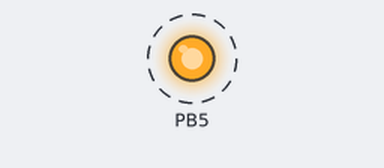
This program was run on a simulated ATmega328P, built with avr-gcc and emulated at 16 MHz. Shown: output pins drawn as LEDs (lit = HIGH). Dashed ring = blinking.

Above: at 0.2 s.
Timing chart, 0 to 3.0 s (numbered marks = the images above):
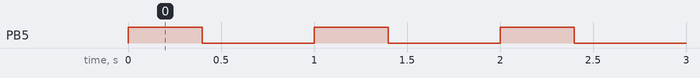

Measured:
- by itself, PB5: alternates HIGH for 0.40 s and LOW for 0.60 s

The program:

main.c
```c
/*
 * Lab_1.c
 *
 * Created: 15-Jan-20 1:44:06 PM
 * Author : praga
 */

/* Defines */
#define F_CPU 16000000UL // Tell delay.h clock frequency
/* Includes */
#include <avr/io.h> /* Defines pins, ports, etc */
#include <util/delay.h> /* Functions to waste time */

int main(void)
{
	// Inititalization
	DDRB = (1<<DDB5);// 0b00100000 - PB5 output - other PB pins inputs
	PORTB = 1<<PORTB5; // PB5 high - turn on led
	// Main loop
	while (1)
	{ // End main loop
		PORTB = 1<<PB5;
		_delay_ms(400);
		PORTB = 0<<PB5;
		_delay_ms(600);
	}

	// return (0); // Never reached/not needed
}
```
